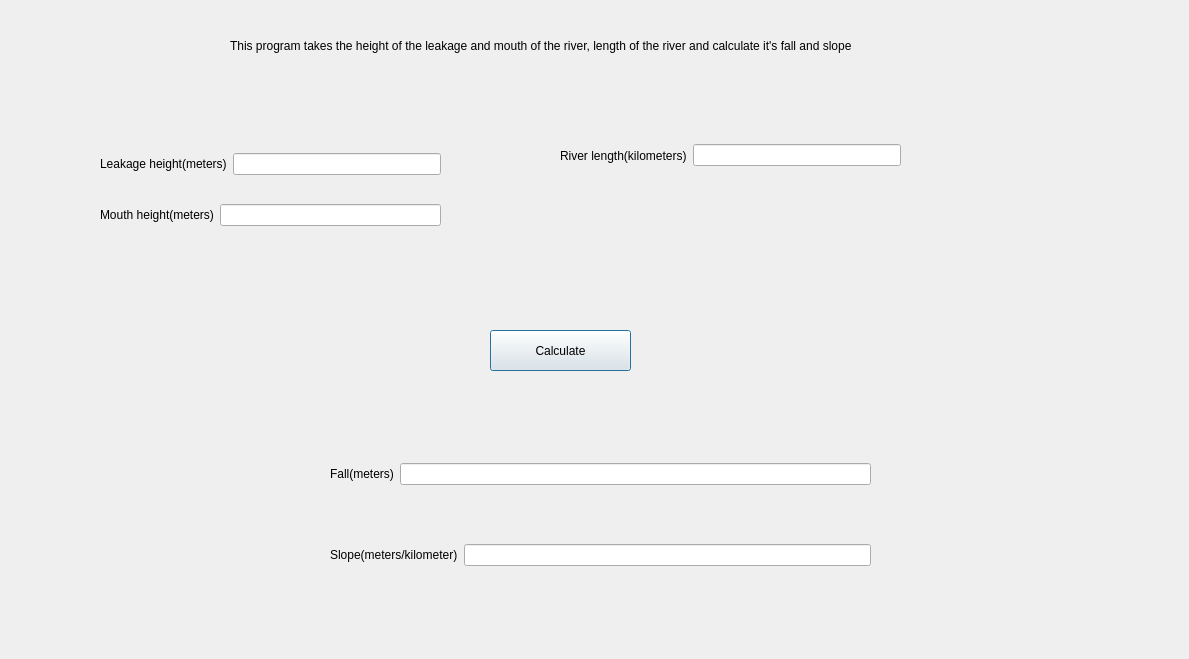
<?xml version="1.0" encoding="UTF-8"?>
<ui version="4.0">
 <class>FallSlopeRiver</class>
 <widget class="QDialog" name="FallSlopeRiver">
  <property name="geometry">
   <rect>
    <x>0</x>
    <y>0</y>
    <width>1189</width>
    <height>659</height>
   </rect>
  </property>
  <property name="windowTitle">
   <string>FallSlopeRiver</string>
  </property>
  <widget class="QLabel" name="label">
   <property name="geometry">
    <rect>
     <x>230</x>
     <y>30</y>
     <width>681</width>
     <height>31</height>
    </rect>
   </property>
   <property name="text">
    <string>This program takes the height of the leakage and mouth of the river, length of the river and calculate it's fall and slope</string>
   </property>
  </widget>
  <widget class="QLabel" name="label_5">
   <property name="geometry">
    <rect>
     <x>270</x>
     <y>480</y>
     <width>55</width>
     <height>16</height>
    </rect>
   </property>
   <property name="text">
    <string/>
   </property>
  </widget>
  <widget class="QPushButton" name="Calculate_Fall_Slope">
   <property name="geometry">
    <rect>
     <x>490</x>
     <y>330</y>
     <width>141</width>
     <height>41</height>
    </rect>
   </property>
   <property name="text">
    <string>Calculate</string>
   </property>
  </widget>
  <widget class="QWidget" name="layoutWidget">
   <property name="geometry">
    <rect>
     <x>100</x>
     <y>130</y>
     <width>341</width>
     <height>121</height>
    </rect>
   </property>
   <layout class="QVBoxLayout" name="verticalLayout">
    <item>
     <layout class="QHBoxLayout" name="horizontalLayout">
      <item>
       <widget class="QLabel" name="label_2">
        <property name="text">
         <string>Leakage height(meters)</string>
        </property>
       </widget>
      </item>
      <item>
       <widget class="QLineEdit" name="lineEdit_Leakage"/>
      </item>
     </layout>
    </item>
    <item>
     <layout class="QHBoxLayout" name="horizontalLayout_2">
      <item>
       <widget class="QLabel" name="label_3">
        <property name="text">
         <string>Mouth height(meters)</string>
        </property>
       </widget>
      </item>
      <item>
       <widget class="QLineEdit" name="lineEdit_Mouth"/>
      </item>
     </layout>
    </item>
   </layout>
  </widget>
  <widget class="QWidget" name="layoutWidget">
   <property name="geometry">
    <rect>
     <x>560</x>
     <y>130</y>
     <width>341</width>
     <height>51</height>
    </rect>
   </property>
   <layout class="QHBoxLayout" name="horizontalLayout_3">
    <item>
     <widget class="QLabel" name="label_4">
      <property name="text">
       <string>River length(kilometers)</string>
      </property>
     </widget>
    </item>
    <item>
     <widget class="QLineEdit" name="lineEdit_Riverlength"/>
    </item>
   </layout>
  </widget>
  <widget class="QWidget" name="layoutWidget">
   <property name="geometry">
    <rect>
     <x>330</x>
     <y>410</y>
     <width>541</width>
     <height>211</height>
    </rect>
   </property>
   <layout class="QVBoxLayout" name="verticalLayout_2">
    <item>
     <layout class="QHBoxLayout" name="horizontalLayout_4">
      <item>
       <widget class="QLabel" name="label_6">
        <property name="text">
         <string>Fall(meters)</string>
        </property>
       </widget>
      </item>
      <item>
       <widget class="QLineEdit" name="lineEdit_Fall"/>
      </item>
     </layout>
    </item>
    <item>
     <layout class="QHBoxLayout" name="horizontalLayout_5">
      <item>
       <widget class="QLabel" name="label_7">
        <property name="text">
         <string>Slope(meters/kilometer)</string>
        </property>
       </widget>
      </item>
      <item>
       <widget class="QLineEdit" name="lineEdit_Slope"/>
      </item>
     </layout>
    </item>
   </layout>
  </widget>
 </widget>
 <resources/>
 <connections/>
</ui>
